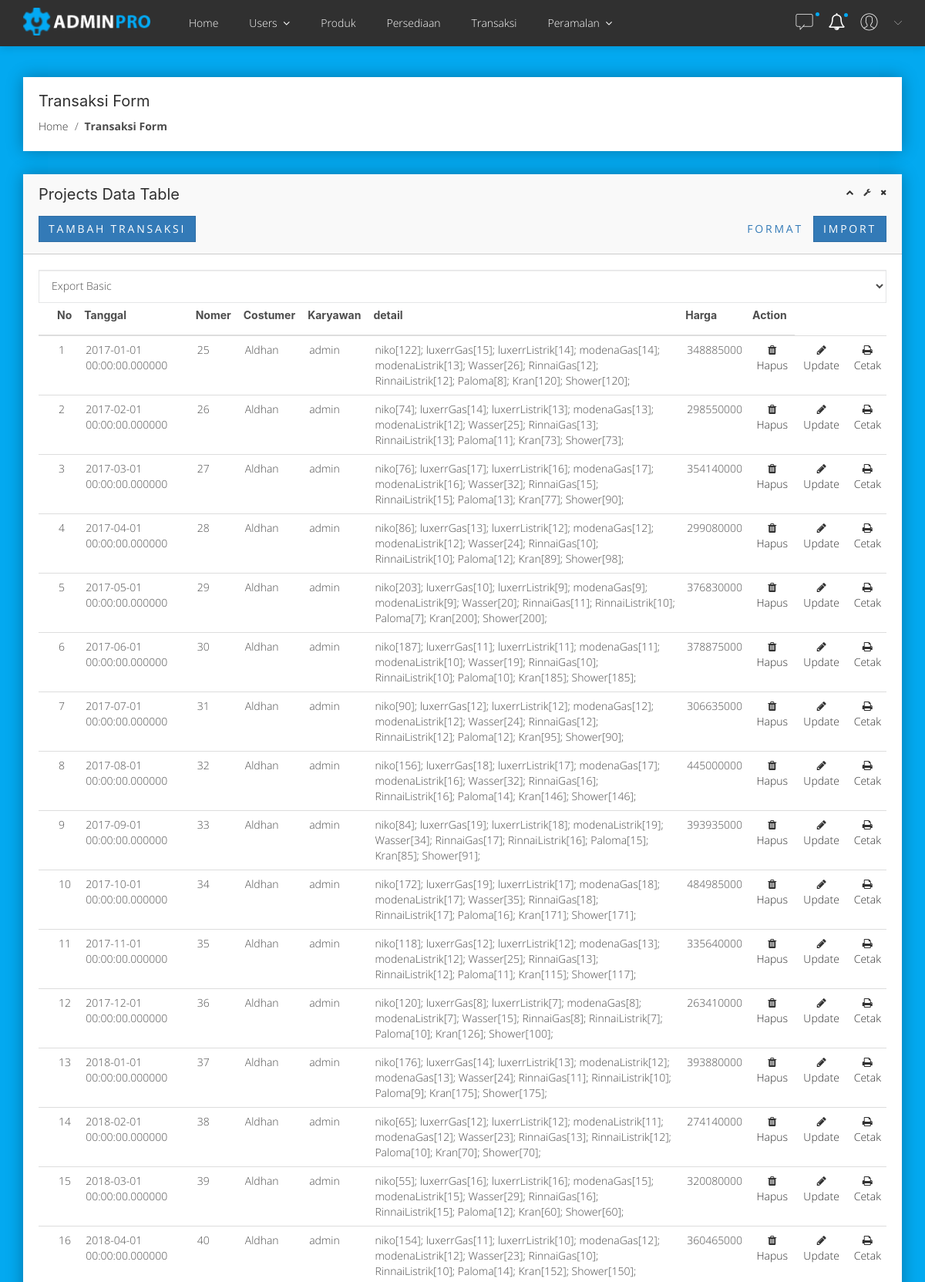
/index.php/transaksi (upper part), run on the app's committed database.
### tables this page shows
CREATE TABLE `transaksi` (
  `id` int(11) NOT NULL,
  `tgl` datetime(6) NOT NULL,
  `nomer` varchar(20) NOT NULL,
  `customer` varchar(32) NOT NULL,
  `fk_user_karyawan` int(11) NOT NULL,
  `harga` double NOT NULL
);

### application/controllers/Transaksi.php (called while the page is built, shortened)
<?php
class Transaksi extends CI_Controller
{
    public function index()
    {
        $transaksi_data = $this->db
            ->select('*,(select nama from users where id=transaksi.fk_user_karyawan) as nama_karyawan')
            ->get('transaksi')
            ->result();
        foreach ($transaksi_data as $key => $value) {
            $detail = $this->db
                ->select("detailtransaksi.*,produk.c_produk nama_produk")
                ->join('produk', 'detailtransaksi.fk_produk=produk.id')
                ->where('fk_transaksi', $value->id)
                ->get('detailtransaksi')->result();
            $string_detail = "";
            foreach ($detail as $k => $v) {
                $string_detail .= $v->nama_produk . "[" . $v->jumlah . "]; ";
            }
            $transaksi_data[$key]->detail = $string_detail;
        }
        $data['transaksi_data'] = $transaksi_data;
        $this->load->view('admin/transaksi/index', $data);
    }
}

### index.php (called while the page is built, shortened)
<?php
require_once BASEPATH.'core/CodeIgniter.php';

### application/views/admin/transaksi/index.php (the view, shortened to what this page needs)
<div class="breadcome-area mg-t-40 mg-b-30">
    <div class="container">
        <div class="row">
            <div class="col-lg-12">
                <div class="breadcome-list shadow-reset">
                    <div class="breadcome-heading">
                        <h2>Transaksi Form</h2>
                    </div>
                    <ul class="breadcome-menu">
                        <li><a href="#">Home</a> <span class="bread-slash">/</span>
                        </li>
                        <li><span class="bread-blod">Transaksi Form</span>
                        </li>
                    </ul>
                </div>
            </div>
        </div>
    </div>
</div>
<div class="basic-form-area mg-b-40">
    <div class="container">
        <div class="row">
            <div class="col-lg-12">
                <div class="sparkline13-list shadow-reset">
                    <div class="sparkline13-hd">
                        <div class="main-sparkline13-hd">
                            <h1>Projects <span class="table-project-n">Data</span> Table</h1><br>
                            <a href="Transaksi/insert" style="margin-left" class="btn btn-primary">Tambah Transaksi</a>
                            <a href="javascript:void(0)" style="margin-left" class="btn btn-primary pull-right btn-import">Import</a>
                            <a href="<?php echo base_url("storage/format/export_transaksi.xlsx") ?>" style="margin-left" class="btn btn-outline-primary pull-right">Format</a>
                            <div class="sparkline13-outline-icon">
                                <span class="sparkline13-collapse-link"><i class="fa fa-chevron-up"></i></span>
                                <span><i class="fa fa-wrench"></i></span>
                                <span class="sparkline13-collapse-close"><i class="fa fa-times"></i></span>
                            </div>
                        </div>
                    </div>
                    <div class="sparkline13-graph">
                        <div class="datatable-dashv1-list custom-datatable-overright">
                            <div id="toolbar">
                                <select class="form-control">
                                    <option value="">Export Basic</option>
                                </select>
                            </div>
                            <table id="table" data-toggle="table" data-pagination="true" data-search="true" data-show-columns="true" data-show-pagination-switch="true" data-show-refresh="true" data-key-events="true" data-show-toggle="true" data-resizable="true" data-cookie="true" data-cookie-id-table="saveId" data-show-export="true" data-click-to-select="true" data-toolbar="#toolbar">
                                <thead>
                                    <tr>
                                        <th data-field="state" data-checkbox="true"></th>
                                        <th data-field="no" data-editable="true">
                                            <h5><b>No</b></h5>
                                        </th>
                                        <th data-field="tanggal" data-editable="true">
                                            <h5><b>Tanggal</b></h5>
                                        </th>
                                        <th data-field="Nomer" data-editable="true">
                                            <h5><b>Nomer</b></h5>
                                        </th>
                                        <th data-field="costumer" data-editable="true">
                                            <h5><b>Costumer</b></h5>
                                        </th>
                                        <th data-field="karyawan" data-editable="true">
                                            <h5><b>Karyawan</b></h5>
                                        </th>
                                        <th data-field="detail" data-editable="true">
                                            <h5><b>detail</b></h5>
                                        </th>
                                        <th data-field="harga" data-editable="true">
                                            <h5><b>Harga</b></h5>
                                        </th>
                                        <th data-field="action">
                                            <h5><b>Action</b></h5>
                                        </th>
                                    </tr>
                                </thead>
                                <tbody>
                                    <?php foreach ($transaksi_data as $key => $value) : ?>
                                        <tr>
                                            <td></td>
                                            <td><?php echo $key + 1 ?></td>
                                            <td><?php echo $value->tgl ?></td>
                                            <td><?php echo $value->nomer ?></td>
                                            <td><?php echo $value->customer ?></td>
                                            <td><?php echo $value->nama_karyawan ?></td>
                                            <td><?php echo $value->detail ?></td>
                                            <td><?php echo $value->harga ?></td>
                                            <td class="datatable-ct">
                                                <a href="Transaksi/delete/<?php echo $value->id ?>" class="datatable-ct"><i class="fa fa-trash"></i>Hapus</a>
                                            </td>
                                            <td class="datatable-ct">
                                                <a href="Transaksi/update/<?php echo $value->id ?>" class="datatable-ct"><i class="fa fa-pencil"></i>Update</a>
                                            </td>
                                             <td class="datatable-ct">
                                                <a href="Transaksi/cetak/<?php echo $value->id ?>" class="datatable-ct"><i class="fa fa-print"></i>Cetak</a>
                                            </td>
                                        </tr>
                                    <?php endforeach ?>
                                </tbody>
                            </table>
                        </div>
                    </div>
                </div>
            </div>
        </div>
    </div>
</div>

### template/dashboard/css/style.css (style rules this page uses)
body { line-height: 1.7; color: #4d4d4d; font-weight: 300; font-size: 1rem; }
a { -webkit-transition: .3s all ease; -o-transition: .3s all ease; transition: .3s all ease; }
h1, h2, h3, h4, h5, .h1, .h2, .h3, .h4, .h5 { font-family: "Poppins", -apple-system, BlinkMacSystemFont, "Segoe UI", Roboto, "Helvetica Neue", Arial, sans-serif, "Apple Color Emoji", "Segoe UI Emoji", "Segoe UI Symbol", "Noto Color Emoji"; }
.btn { text-transform: uppercase; letter-spacing: .2em; border-radius: 0; }
.form-control { height: 43px; border-radius: 0; }

### data on the page
transaksi: tgl "2017-01-01 00:00:00.000000", nomer "25", customer "Aldhan", nama_karyawan "admin", detail "niko[122]; luxerrGas[15]; luxerrListrik[14]; modenaGas[14]; modenaListrik[13]; Wasser[26]; RinnaiGas[12]; RinnaiListrik[12]; Paloma[8]; Kran[120]; Shower[120];", harga "348885000"
transaksi: tgl "2017-02-01 00:00:00.000000", nomer "26", customer "Aldhan", nama_karyawan "admin", detail "niko[74]; luxerrGas[14]; luxerrListrik[13]; modenaGas[13]; modenaListrik[12]; Wasser[25]; RinnaiGas[13]; RinnaiListrik[13]; Paloma[11]; Kran[73]; Shower[73];", harga "298550000"
transaksi: tgl "2017-03-01 00:00:00.000000", nomer "27", customer "Aldhan", nama_karyawan "admin", detail "niko[76]; luxerrGas[17]; luxerrListrik[16]; modenaGas[17]; modenaListrik[16]; Wasser[32]; RinnaiGas[15]; RinnaiListrik[15]; Paloma[13]; Kran[77]; Shower[90];", harga "354140000"
transaksi: tgl "2017-04-01 00:00:00.000000", nomer "28", customer "Aldhan", nama_karyawan "admin", detail "niko[86]; luxerrGas[13]; luxerrListrik[12]; modenaGas[12]; modenaListrik[12]; Wasser[24]; RinnaiGas[10]; RinnaiListrik[10]; Paloma[12]; Kran[89]; Shower[98];", harga "299080000"
transaksi: tgl "2017-05-01 00:00:00.000000", nomer "29", customer "Aldhan", nama_karyawan "admin", detail "niko[203]; luxerrGas[10]; luxerrListrik[9]; modenaGas[9]; modenaListrik[9]; Wasser[20]; RinnaiGas[11]; RinnaiListrik[10]; Paloma[7]; Kran[200]; Shower[200];", harga "376830000"
transaksi: tgl "2017-06-01 00:00:00.000000", nomer "30", customer "Aldhan", nama_karyawan "admin", detail "niko[187]; luxerrGas[11]; luxerrListrik[11]; modenaGas[11]; modenaListrik[10]; Wasser[19]; RinnaiGas[10]; RinnaiListrik[10]; Paloma[10]; Kran[185]; Shower[185];", harga "378875000"
transaksi: tgl "2017-07-01 00:00:00.000000", nomer "31", customer "Aldhan", nama_karyawan "admin", detail "niko[90]; luxerrGas[12]; luxerrListrik[12]; modenaGas[12]; modenaListrik[12]; Wasser[24]; RinnaiGas[12]; RinnaiListrik[12]; Paloma[12]; Kran[95]; Shower[90];", harga "306635000"
transaksi: tgl "2017-08-01 00:00:00.000000", nomer "32", customer "Aldhan", nama_karyawan "admin", detail "niko[156]; luxerrGas[18]; luxerrListrik[17]; modenaGas[17]; modenaListrik[16]; Wasser[32]; RinnaiGas[16]; RinnaiListrik[16]; Paloma[14]; Kran[146]; Shower[146];", harga "445000000"
transaksi: tgl "2017-09-01 00:00:00.000000", nomer "33", customer "Aldhan", nama_karyawan "admin", detail "niko[84]; luxerrGas[19]; luxerrListrik[18]; modenaListrik[19]; Wasser[34]; RinnaiGas[17]; RinnaiListrik[16]; Paloma[15]; Kran[85]; Shower[91];", harga "393935000"
transaksi: tgl "2017-10-01 00:00:00.000000", nomer "34", customer "Aldhan", nama_karyawan "admin", detail "niko[172]; luxerrGas[19]; luxerrListrik[17]; modenaGas[18]; modenaListrik[17]; Wasser[35]; RinnaiGas[18]; RinnaiListrik[17]; Paloma[16]; Kran[171]; Shower[171];", harga "484985000"
transaksi: tgl "2017-11-01 00:00:00.000000", nomer "35", customer "Aldhan", nama_karyawan "admin", detail "niko[118]; luxerrGas[12]; luxerrListrik[12]; modenaGas[13]; modenaListrik[12]; Wasser[25]; RinnaiGas[13]; RinnaiListrik[12]; Paloma[11]; Kran[115]; Shower[117];", harga "335640000"
transaksi: tgl "2017-12-01 00:00:00.000000", nomer "36", customer "Aldhan", nama_karyawan "admin", detail "niko[120]; luxerrGas[8]; luxerrListrik[7]; modenaGas[8]; modenaListrik[7]; Wasser[15]; RinnaiGas[8]; RinnaiListrik[7]; Paloma[10]; Kran[126]; Shower[100];", harga "263410000"
transaksi: tgl "2018-01-01 00:00:00.000000", nomer "37", customer "Aldhan", nama_karyawan "admin", detail "niko[176]; luxerrGas[14]; luxerrListrik[13]; modenaListrik[12]; modenaGas[13]; Wasser[24]; RinnaiGas[11]; RinnaiListrik[10]; Paloma[9]; Kran[175]; Shower[175];", harga "393880000"
transaksi: tgl "2018-02-01 00:00:00.000000", nomer "38", customer "Aldhan", nama_karyawan "admin", detail "niko[65]; luxerrGas[12]; luxerrListrik[12]; modenaListrik[11]; modenaGas[12]; Wasser[23]; RinnaiGas[13]; RinnaiListrik[12]; Paloma[10]; Kran[70]; Shower[70];", harga "274140000"
transaksi: tgl "2018-03-01 00:00:00.000000", nomer "39", customer "Aldhan", nama_karyawan "admin", detail "niko[55]; luxerrGas[16]; luxerrListrik[16]; modenaGas[15]; modenaListrik[15]; Wasser[29]; RinnaiGas[16]; RinnaiListrik[15]; Paloma[12]; Kran[60]; Shower[60];", harga "320080000"
transaksi: tgl "2018-04-01 00:00:00.000000", nomer "40", customer "Aldhan", nama_karyawan "admin", detail "niko[154]; luxerrGas[11]; luxerrListrik[10]; modenaGas[12]; modenaListrik[12]; Wasser[23]; RinnaiGas[10]; RinnaiListrik[10]; Paloma[14]; Kran[152]; Shower[150];", harga "360465000"
